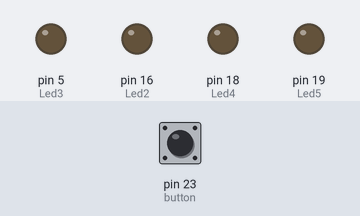
Bench run of a sketch on a simulated Arduino Mega 2560, built with avr-gcc and run on an emulated ATmega2560. On the bench: output pins drawn as LEDs (lit = HIGH). Inputs (shaded band) come from the test bench; at power-on: pin 23 (button) LOW.

Above: at 1.2 s.
1.3 s: pin 23 (button) pulled HIGH for 0.15 s
At 1.37 s:
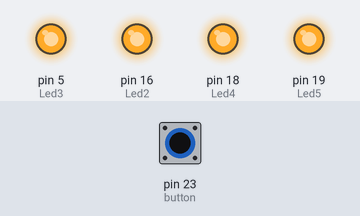
2.9 s: pin 23 (button) pulled HIGH for 3.2 s
At 6.7 s:
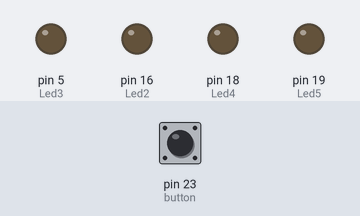
Timing chart, 0 to 8.2 s (numbered marks = the images above; inputs shaded):
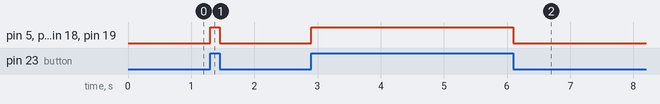

Measured:
- after the input at 1.3 s, pin 5 (Led3), pin 16 (Led2), pin 18 (Led4), pin 19 (Led5): LOW → HIGH at once, → LOW 0.15 s later
- after the input at 2.9 s, pin 5 (Led3), pin 16 (Led2), pin 18 (Led4), pin 19 (Led5): LOW → HIGH at once, → LOW 3.2 s later

The sketch:

Const_ve_define.ino
```cpp
const int Led1 = 16;//"Const" değiştirilemez değişken

#define Led2 16 //Bütün "Led2" olan yerlere 3 yazılacak
#define Led3 17 //Integer ile aynı yeri tutar
#define Led3 5 //Sonuna noktalı virgül yazılmaz ve eşittir (=) işareti kullanılmaz
#define Led4 18
#define Led5 19
#define button 23

int state;


void setup() {
  Serial.begin(9600);

  pinMode(Led1, OUTPUT);
  pinMode(Led2, OUTPUT);
  pinMode(Led3, OUTPUT);
  pinMode(Led4, OUTPUT);
  pinMode(Led5, OUTPUT);

  pinMode(button, INPUT);
}

void loop() {
  state = digitalRead(button);

  if (state == 1) {
    digitalWrite(Led1, HIGH);
    digitalWrite(Led2, HIGH);
    digitalWrite(Led3, HIGH);
    digitalWrite(Led4, HIGH);
    digitalWrite(Led5, HIGH);

  } else {
    digitalWrite(Led1, LOW);
    digitalWrite(Led2, LOW);
    digitalWrite(Led3, LOW);
    digitalWrite(Led4, LOW);
    digitalWrite(Led5, LOW);
  }
}
```
